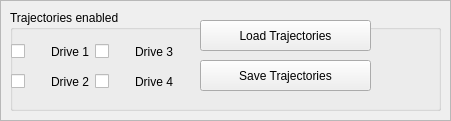
   <widget class="QFrame" name="frame_2">
    <property name="geometry">
     <rect>
      <x>500</x>
      <y>570</y>
      <width>451</width>
      <height>121</height>
     </rect>
    </property>
    <property name="frameShape">
     <enum>QFrame::StyledPanel</enum>
    </property>
    <property name="frameShadow">
     <enum>QFrame::Raised</enum>
    </property>
    <widget class="QGroupBox" name="gbTrajectories">
     <property name="geometry">
      <rect>
       <x>10</x>
       <y>10</y>
       <width>431</width>
       <height>101</height>
      </rect>
     </property>
     <property name="title">
      <string>Trajectories enabled</string>
     </property>
     <widget class="QWidget" name="layoutWidget">
      <property name="geometry">
       <rect>
        <x>1</x>
        <y>30</y>
        <width>162</width>
        <height>54</height>
       </rect>
      </property>
      <layout class="QGridLayout" name="gridLayout_9">
       <item row="0" column="0">
        <layout class="QHBoxLayout" name="horizontalLayout">
         <item>
          <widget class="QCheckBox" name="cbT1">
           <property name="text">
            <string/>
           </property>
          </widget>
         </item>
         <item>
          <widget class="QLabel" name="label_5">
           <property name="text">
            <string>Drive 1</string>
           </property>
          </widget>
         </item>
        </layout>
       </item>
       <item row="0" column="1">
        <layout class="QHBoxLayout" name="horizontalLayout_3">
         <item>
          <widget class="QCheckBox" name="cbT3">
           <property name="text">
            <string/>
           </property>
          </widget>
         </item>
         <item>
          <widget class="QLabel" name="label_7">
           <property name="text">
            <string>Drive 3</string>
           </property>
          </widget>
         </item>
        </layout>
       </item>
       <item row="1" column="0">
        <layout class="QHBoxLayout" name="horizontalLayout_2">
         <item>
          <widget class="QCheckBox" name="cbT2">
           <property name="text">
            <string/>
           </property>
          </widget>
         </item>
         <item>
          <widget class="QLabel" name="label_6">
           <property name="text">
            <string>Drive 2</string>
           </property>
          </widget>
         </item>
        </layout>
       </item>
       <item row="1" column="1">
        <layout class="QHBoxLayout" name="horizontalLayout_4">
         <item>
          <widget class="QCheckBox" name="cbT4">
           <property name="text">
            <string/>
           </property>
          </widget>
         </item>
         <item>
          <widget class="QLabel" name="label_8">
           <property name="text">
            <string>Drive 4</string>
           </property>
          </widget>
         </item>
        </layout>
       </item>
      </layout>
     </widget>
     <widget class="QPushButton" name="pbLoadTraj">
      <property name="geometry">
       <rect>
        <x>190</x>
        <y>10</y>
        <width>171</width>
        <height>31</height>
       </rect>
      </property>
      <property name="text">
       <string>Load Trajectories</string>
      </property>
     </widget>
     <widget class="QPushButton" name="pbSaveTraj">
      <property name="geometry">
       <rect>
        <x>190</x>
        <y>50</y>
        <width>171</width>
        <height>31</height>
       </rect>
      </property>
      <property name="text">
       <string>Save Trajectories</string>
      </property>
     </widget>
    </widget>
   </widget>
